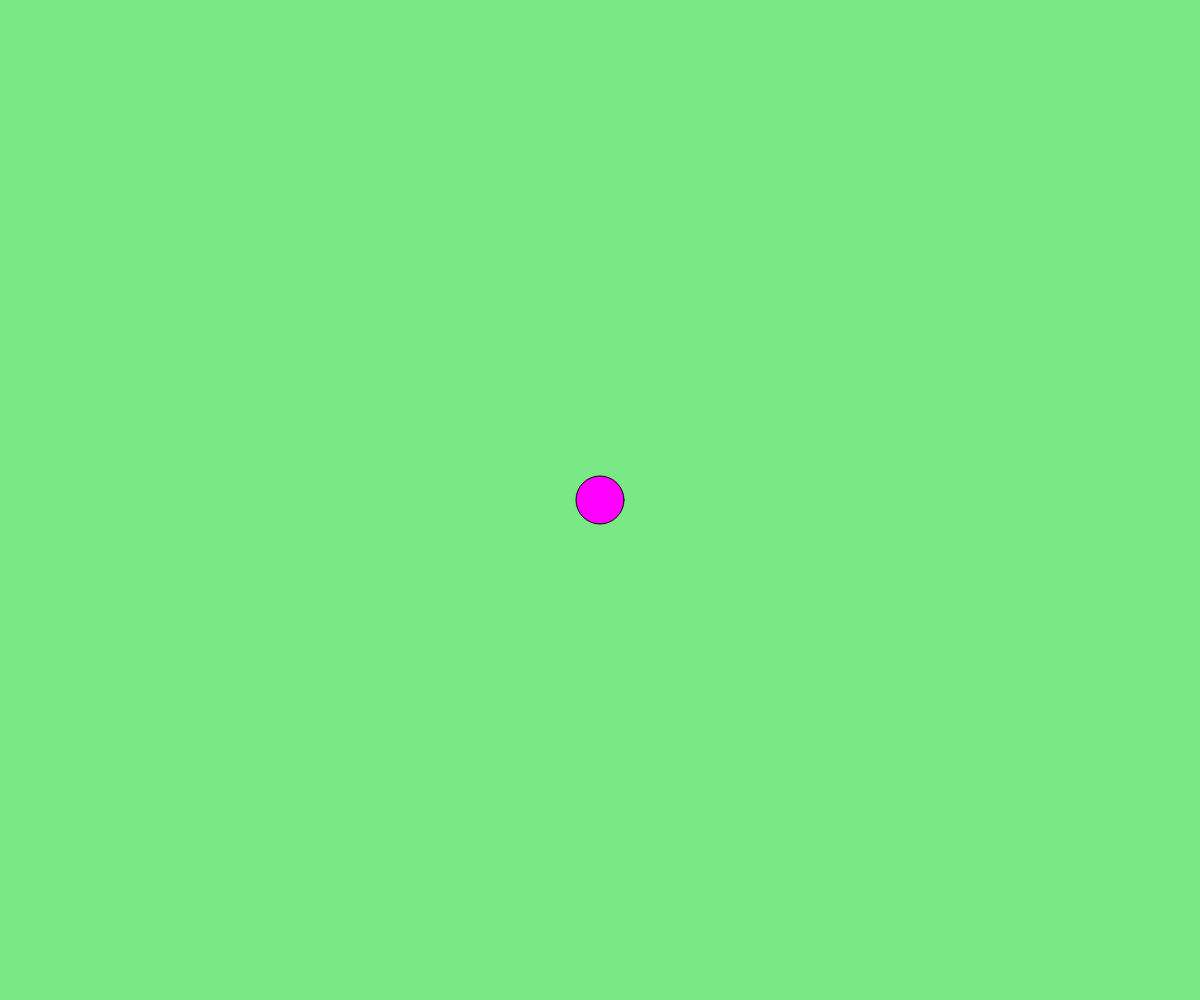
Frame 1 (no input)
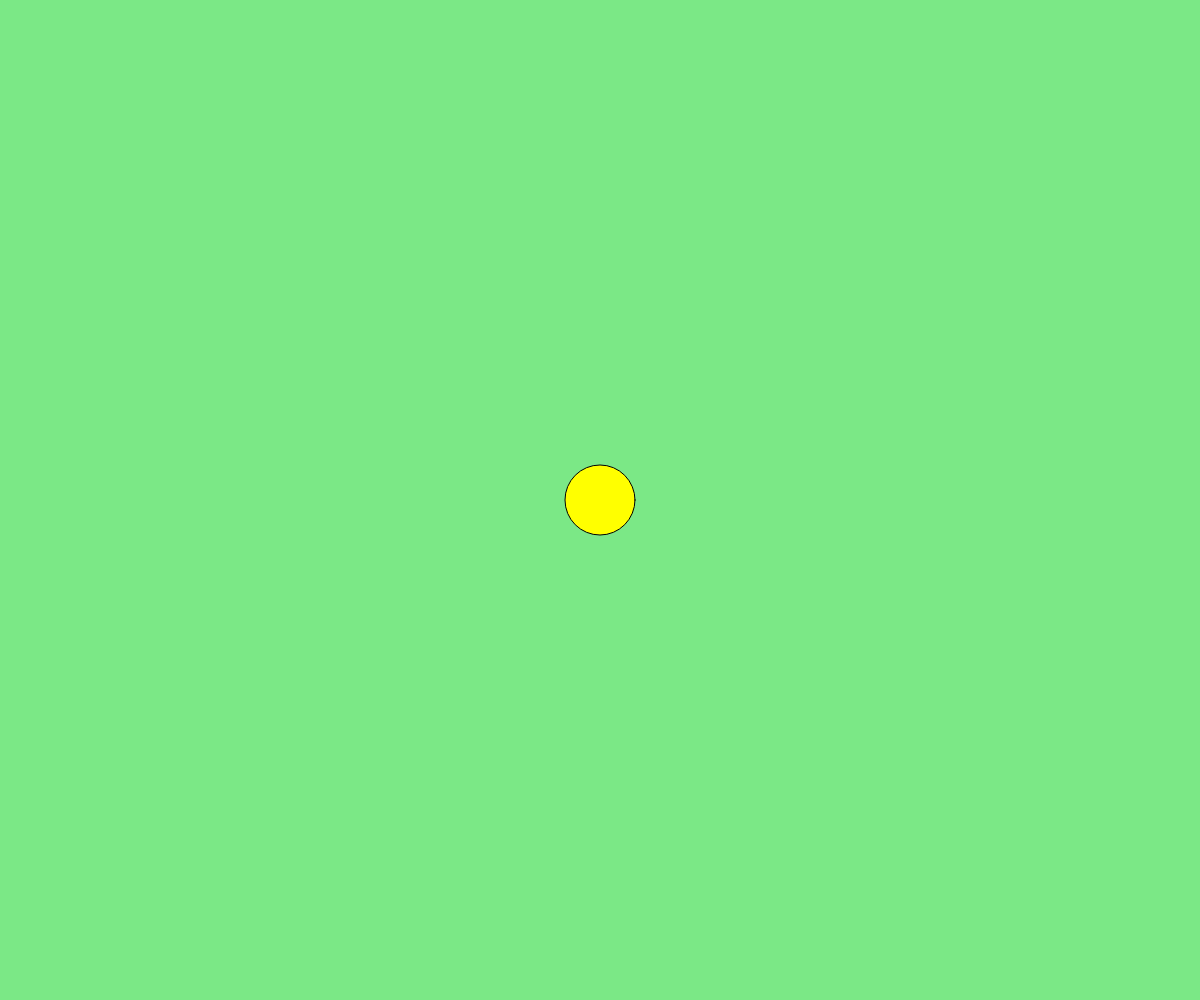
Frame 60 (no input)
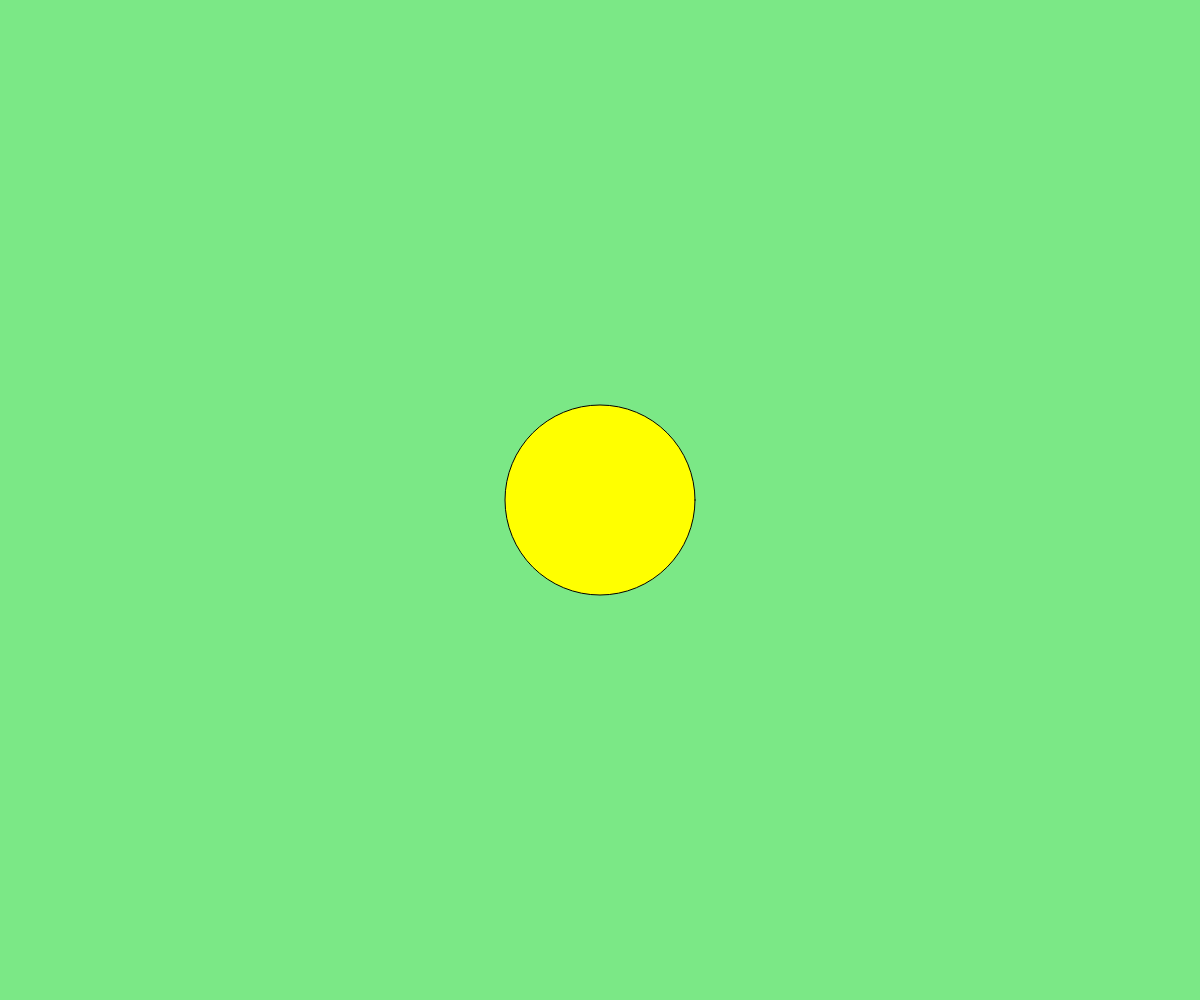
Frame 120 (the mouse pressed at the canvas centre since frame 60)

The p5.js sketch that drew these frames (run headless with seeded random() and noise() and a simulated clock; from frame 60 on, the mouse is pressed at the canvas centre):

// p5.js sketch
// ── sketch.js
// state variables
// Ian Herperger
// sept,25,2024

//global variabels
let currentColour = 0; //0,1,2 
let myColour;
let circleSize = 50;
let growing = false;//2-state variable
function setup() {
  createCanvas(windowWidth, windowHeight);
  myColour = color(123,232,134);
}

function draw() {
  background(myColour);
  //circle code - fill colour. using swithc statment
  switch(currentColour){//branches based on currretncolour
    case 0:
      fill(255,0,255);
      break;
    case 1:
      fill(myColour);
      break;
    case 2:
      fill(255,255,0)
      break;
  }
  if(frameCount % 1 === 0){//true one every to frames
    //0,1,2,3,4,5,6,7,8,9,
    currentColour +=1
    if(currentColour > 2) currentColour =0;
  }
  //circle code - modify circle size
if (growing) circleSize += 2;
else circleSize -=2;
//circle code
circle(windowWidth/2,windowHeight/2,circleSize)


}
function keyPressed(){
  //gets called automatically once per key press
  if(key === "a"){
    growing = !growing;
  }
}
